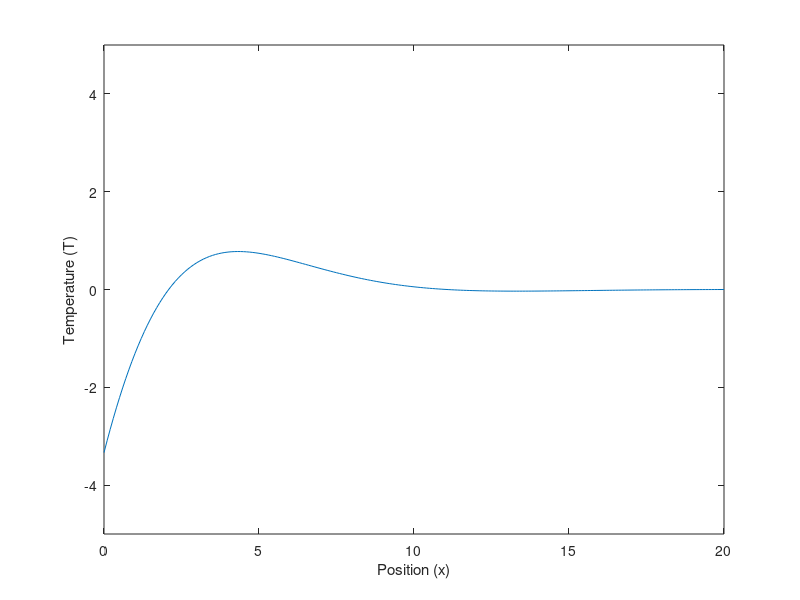

Here is the MATLAB script that generated this plot:
%Heat Flow in infinitely long bar
%F.I. Giasemis

%equation that we derived: T0*exp(-bx)*cos(wt-bx)
%see Martin Kiffner's problem sheet #4 MT 2016

clear all;
T0=5; b=.35; w=1;
x=0:.1:20;

for t=0:.05:40
    T=T0*exp(-b*x).*cos(w*t-b*x);
    plot(x,T,'-')
    ylim([-T0 T0]); 
    xlim([0 20]);
    xlabel('Position (x)');
    ylabel('Temperature (T)')
    pause(.001)
end
clc
